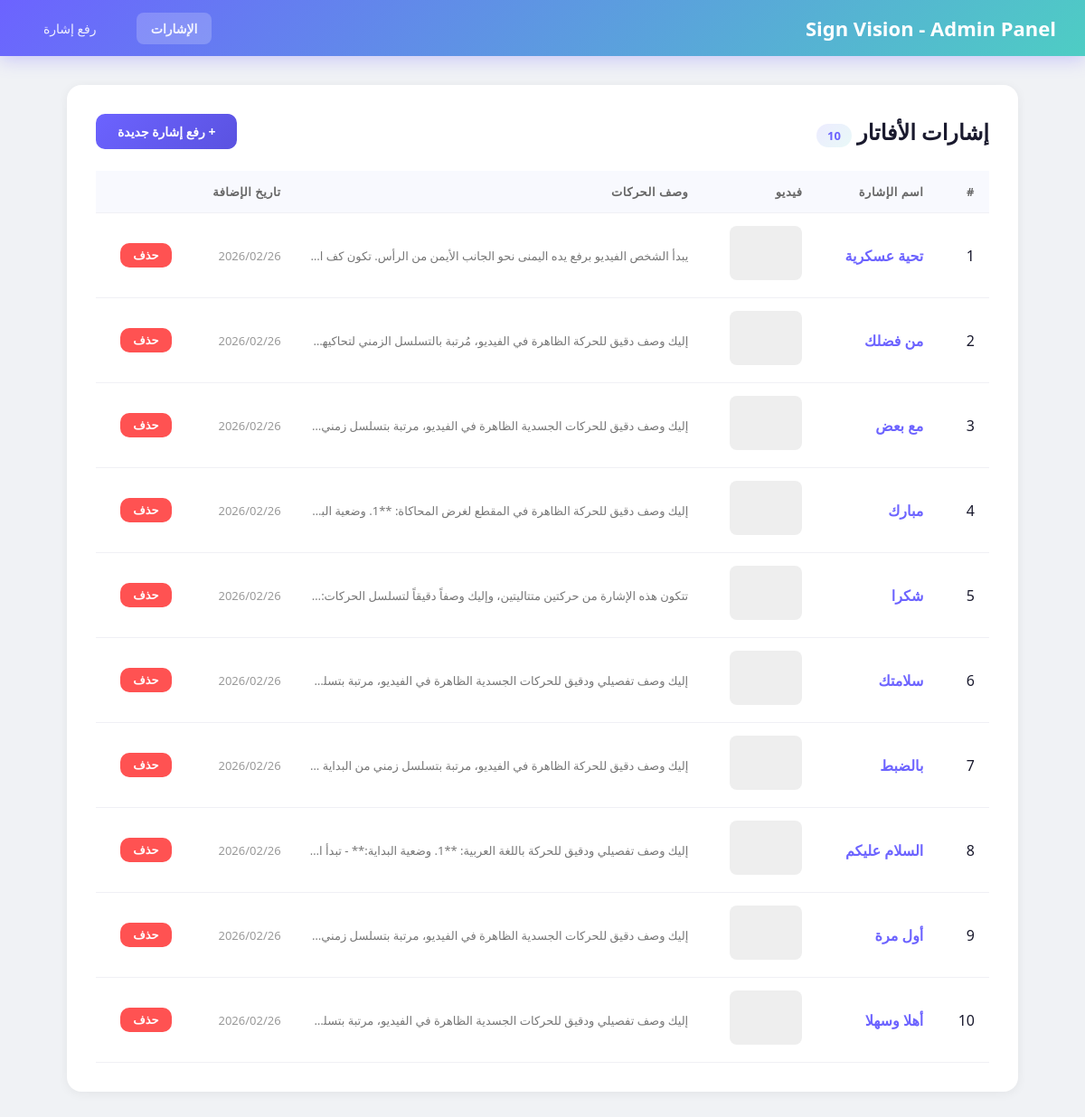
Page /admin-panel/avatars/ on the committed database.
### videos/models.py (models this page shows, shortened)
class SignAvatar(models.Model):
    name = models.CharField(max_length=200, unique=True, verbose_name='اسم الإشارة')
    video = models.FileField(upload_to='avatars/', verbose_name='فيديو الأفاتار')
    description = models.TextField(blank=True, verbose_name='وصف الحركات')
    created_at = models.DateTimeField(auto_now_add=True)
    class Meta:
        ordering = ['-created_at']
        verbose_name = 'إشارة أفاتار'
        verbose_name_plural = 'إشارات الأفاتار'

### videos/views.py (the view)
# urls.py: path('', views.avatar_list, name='avatar_list'),
def avatar_list(request):
    avatars = SignAvatar.objects.all()
    return render(request, 'videos/avatar_list.html', {'avatars': avatars})

### videos/templates/videos/avatar_list.html (shortened to what this page needs)
{% extends "videos/base.html" %}
{% block nav_list %}active{% endblock %}
{% block content %}
<div class="card">
    <div class="page-header">
        <h2>إشارات الأفاتار <span class="badge">{{ avatars.count }}</span></h2>
        <a href="{% url 'avatar_upload' %}" class="btn btn-primary">+ رفع إشارة جديدة</a>
    </div>
    {% if avatars %}
    <table>
        <thead>
            <tr>
                <th>#</th>
                <th>اسم الإشارة</th>
                <th>فيديو</th>
                <th>وصف الحركات</th>
                <th>تاريخ الإضافة</th>
                <th></th>
            </tr>
        </thead>
        <tbody>
            {% for avatar in avatars %}
            <tr>
                <td>{{ forloop.counter }}</td>
                <td class="sign-name">{{ avatar.name }}</td>
                <td>
                    {% if avatar.video %}
                    <video class="video-thumb" muted>
                        <source src="{{ avatar.video.url }}" type="video/mp4">
                    </video>
                    {% else %}
                    <span style="color:#ccc">—</span>
                    {% endif %}
                </td>
                <td class="desc-preview" title="{{ avatar.description }}">
                </td>
                <td style="font-size:13px; color:#999">{{ avatar.created_at|date:"Y/m/d" }}</td>
                <td>
                    <form class="inline" method="post" action="{% url 'avatar_delete' avatar.pk %}"
                          onsubmit="return confirm('هل أنت متأكد من حذف &quot;{{ avatar.name }}&quot;؟')">
                        <button type="submit" class="btn btn-danger">حذف</button>
                    </form>
                </td>
            </tr>
            {% endfor %}
        </tbody>
    </table>
    {% endif %}
</div>
{% endblock %}

### videos/templates/videos/base.html (shortened to what this page needs)
<!DOCTYPE html>
<html lang="ar" dir="rtl">
<head>
</head>
<body>
    <nav class="navbar">
        <h1>Sign Vision - Admin Panel</h1>
        <div class="navbar-links">
            <a href="{% url 'avatar_list' %}" class="{% block nav_list %}{% endblock %}">الإشارات</a>
            <a href="{% url 'avatar_upload' %}" class="{% block nav_upload %}{% endblock %}">رفع إشارة</a>
        </div>
    </nav>
    <div class="container">
        {% block content %}{% endblock %}
    </div>
</body>
</html>

### rows in the picture
SignAvatar: name "تحية عسكرية", created_at "2026/02/26"
SignAvatar: name "من فضلك", created_at "2026/02/26"
SignAvatar: name "مع بعض", created_at "2026/02/26"
SignAvatar: name "مبارك", created_at "2026/02/26"
SignAvatar: name "شكرا", created_at "2026/02/26"
SignAvatar: name "سلامتك", created_at "2026/02/26"
SignAvatar: name "بالضبط", created_at "2026/02/26"
SignAvatar: name "السلام عليكم", created_at "2026/02/26"
SignAvatar: name "أول مرة", created_at "2026/02/26"
SignAvatar: name "أهلا وسهلا", created_at "2026/02/26"

### other values in the picture
{{ avatars.count }} "10"
